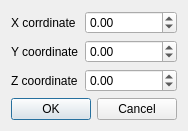
<?xml version="1.0" encoding="UTF-8"?>
<ui version="4.0">
 <class>AddPointDialog</class>
 <widget class="QDialog" name="AddPointDialog">
  <property name="windowModality">
   <enum>Qt::ApplicationModal</enum>
  </property>
  <property name="geometry">
   <rect>
    <x>0</x>
    <y>0</y>
    <width>312</width>
    <height>149</height>
   </rect>
  </property>
  <property name="windowTitle">
   <string>Add Point</string>
  </property>
  <property name="modal">
   <bool>true</bool>
  </property>
  <layout class="QFormLayout" name="formLayout_2">
   <property name="sizeConstraint">
    <enum>QLayout::SetFixedSize</enum>
   </property>
   <item row="0" column="0" colspan="2">
    <layout class="QFormLayout" name="formLayout">
     <property name="sizeConstraint">
      <enum>QLayout::SetFixedSize</enum>
     </property>
     <item row="0" column="0">
      <widget class="QLabel" name="label">
       <property name="text">
        <string>X corrdinate</string>
       </property>
      </widget>
     </item>
     <item row="1" column="0">
      <widget class="QLabel" name="label_2">
       <property name="text">
        <string>Y coordinate</string>
       </property>
      </widget>
     </item>
     <item row="2" column="0">
      <widget class="QLabel" name="label_3">
       <property name="text">
        <string>Z coordinate</string>
       </property>
      </widget>
     </item>
     <item row="0" column="1">
      <widget class="QDoubleSpinBox" name="mp_spin_x">
       <property name="minimum">
        <double>-200000.000000000000000</double>
       </property>
       <property name="maximum">
        <double>200000.000000000000000</double>
       </property>
      </widget>
     </item>
     <item row="1" column="1">
      <widget class="QDoubleSpinBox" name="mp_spin_y">
       <property name="minimum">
        <double>-200000.000000000000000</double>
       </property>
       <property name="maximum">
        <double>200000.000000000000000</double>
       </property>
      </widget>
     </item>
     <item row="2" column="1">
      <widget class="QDoubleSpinBox" name="mp_spin_z">
       <property name="minimum">
        <double>-200000.000000000000000</double>
       </property>
       <property name="maximum">
        <double>200000.000000000000000</double>
       </property>
      </widget>
     </item>
    </layout>
   </item>
   <item row="1" column="0" colspan="2">
    <widget class="QDialogButtonBox" name="mp_button_box">
     <property name="locale">
      <locale language="English" country="UnitedStates"/>
     </property>
     <property name="orientation">
      <enum>Qt::Horizontal</enum>
     </property>
     <property name="standardButtons">
      <set>QDialogButtonBox::Cancel|QDialogButtonBox::Ok</set>
     </property>
    </widget>
   </item>
  </layout>
 </widget>
 <resources/>
 <connections/>
</ui>
